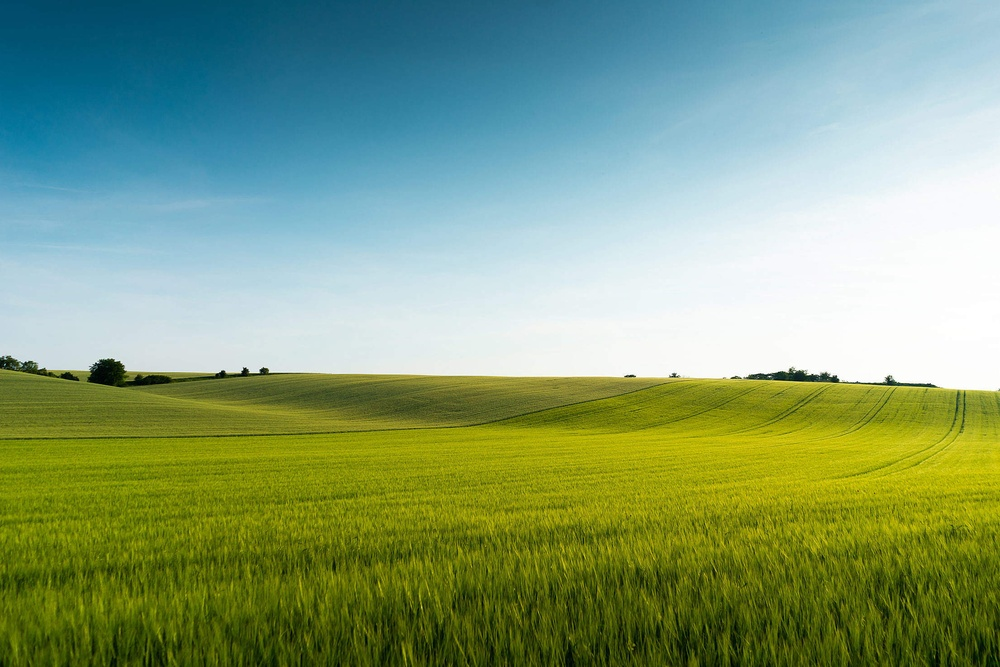
#> input picture 5906693-color-quantization-kmeans/1.jpg, 1000 x 667 px, shrunk from 2210 x 1473 before the run
$ python color_quantization.py
#> lines starting #> are read from the running program, lines starting #| are printed output that depends on the picture
#> further down, image is the input picture: shape (667, 1000, 3); mean B, G, R 121.3, 158.2, 131.1
import cv2
import numpy as np

def kmeans_color_quantization(image, clusters=8, rounds=1):
#> called with clusters = 8, rounds = 1
    h, w = image.shape[:2]
#> h = 667; w = 1000
    samples = np.zeros([h*w,3], dtype=np.float32)
    count = 0

    for x in range(h):
        for y in range(w):
            samples[count] = image[x][y]
            count += 1
#> after the loop, count = 667000

    compactness, labels, centers = cv2.kmeans(samples,
            clusters,
            None,
            (cv2.TERM_CRITERIA_EPS + cv2.TERM_CRITERIA_MAX_ITER, 10000, 0.0001),
            rounds,
            cv2.KMEANS_RANDOM_CENTERS)
#> compactness = 1.07e+09; centers = [[9.59, 144.2, 136.6], [15.6, 176.1, 177.3], [13.63, 114.8, 103.6], [9.05, 86.86, 73.03], [232, 224.3, 202.8], [157.5, 127.9, 52.31], [44.66, 139.7, 135.8], [3.69, 52.38, 38.1]]

    centers = np.uint8(centers)
#> centers = [[9, 144, 136], [15, 176, 177], [13, 114, 103], [9, 86, 73], [232, 224, 202], [157, 127, 52], [44, 139, 135], [3, 52, 38]]
    res = centers[labels.flatten()]
    return res.reshape((image.shape))
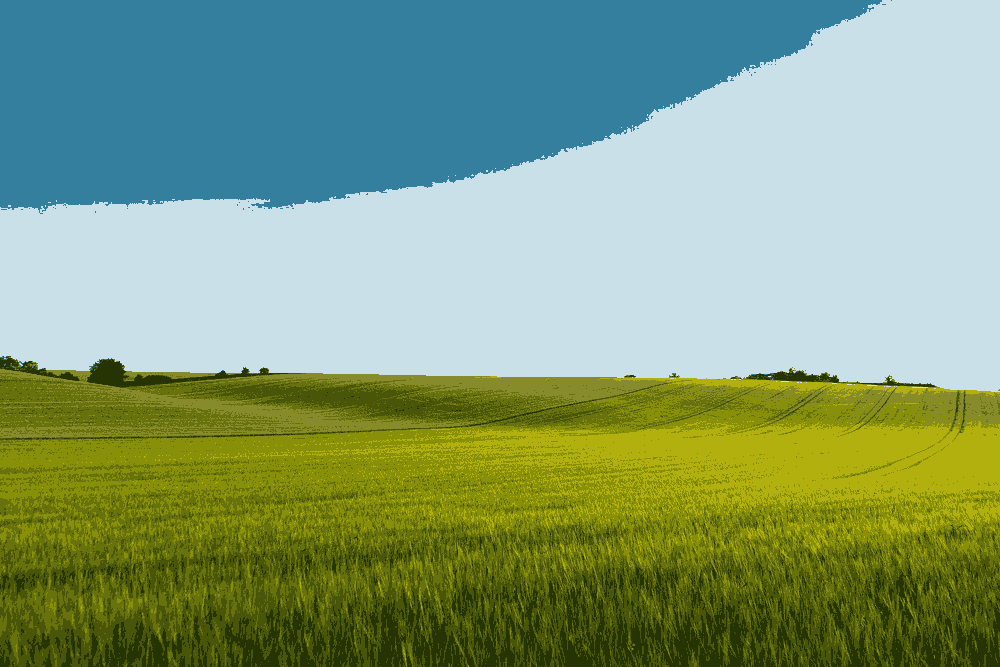
#> returned value: shape (667, 1000, 3); mean of channels 0, 1, 2 120.9, 157.6, 130.5; drawn as B, G, R

image = cv2.imread('1.jpg')
result = kmeans_color_quantization(image, clusters=8)
cv2.imshow('result', result)
cv2.waitKey()
